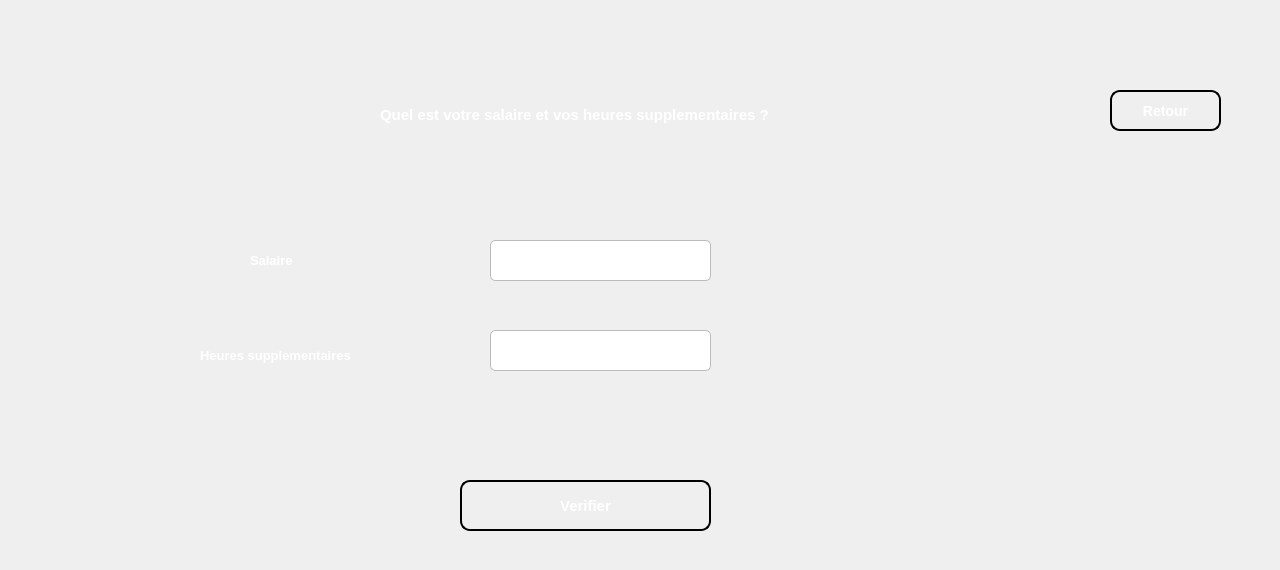
    <widget class="QWidget" name="page_2">
     <widget class="QLabel" name="label_21">
      <property name="geometry">
       <rect>
        <x>250</x>
        <y>240</y>
        <width>131</width>
        <height>41</height>
       </rect>
      </property>
      <property name="styleSheet">
       <string notr="true">background-color:rgba(0,0,0,0);
color: rgb(255, 255, 255);
border-color:rgba(0,0,0,0);</string>
      </property>
      <property name="text">
       <string>&lt;html&gt;&lt;head/&gt;&lt;body&gt;&lt;p&gt;&lt;span style=&quot; font-size:10pt; font-weight:600;&quot;&gt;Salaire&lt;/span&gt;&lt;/p&gt;&lt;/body&gt;&lt;/html&gt;</string>
      </property>
     </widget>
     <widget class="QLineEdit" name="lineEdit_nbhs_qs">
      <property name="geometry">
       <rect>
        <x>490</x>
        <y>330</y>
        <width>221</width>
        <height>41</height>
       </rect>
      </property>
      <property name="styleSheet">
       <string notr="true">QLineEdit {
    background-color: #FFFFFF;
    border: 1px solid #BBBBBB;
    border-radius: 5px;
    padding: 3px;
    font-size: 15px;
    font-family: &quot;Arial&quot;;
}

QLineEdit:focus {
    border: 2px solid #0000FF;
    background-color: #F0F0F0;
}</string>
      </property>
     </widget>
     <widget class="QLabel" name="label_22">
      <property name="geometry">
       <rect>
        <x>200</x>
        <y>330</y>
        <width>261</width>
        <height>51</height>
       </rect>
      </property>
      <property name="styleSheet">
       <string notr="true">background-color:rgba(0,0,0,0);
color: rgb(255, 255, 255);
border-color:rgba(0,0,0,0);</string>
      </property>
      <property name="text">
       <string>&lt;html&gt;&lt;head/&gt;&lt;body&gt;&lt;p&gt;&lt;span style=&quot; font-size:10pt; font-weight:600;&quot;&gt;Heures supplementaires&lt;/span&gt;&lt;/p&gt;&lt;/body&gt;&lt;/html&gt;</string>
      </property>
     </widget>
     <widget class="QPushButton" name="pushButton_verif_mdp">
      <property name="geometry">
       <rect>
        <x>460</x>
        <y>480</y>
        <width>251</width>
        <height>51</height>
       </rect>
      </property>
      <property name="styleSheet">
       <string notr="true">QPushButton {
    background: qlineargradient(x1: 0, y1: 0, x2: 0, y2: 1,
                                stop: 0 #1c3087, stop: 1 #1c3087);
    border: 2px solid #000000;
    border-radius: 10px;
    padding: 10px;
    color: white;
    font-size: 15px;
    font-weight: bold;
    text-align: center;
}

QPushButton:hover {
    background: qlineargradient(x1: 0, y1: 0, x2: 0, y2: 1,
                                stop: 0 #bd9a06, stop: 1 #deb60d);
    cursor: pointer;
    box-shadow: 0px 0px 5px #004040;
}

QPushButton:pressed {
    background: qlineargradient(x1: 0, y1: 0, x2: 0, y2: 1,
                                stop: 0 #004080, stop: 1 #002040);
}</string>
      </property>
      <property name="text">
       <string>Verifier</string>
      </property>
      <property name="icon">
       <iconset>
        <normaloff>../image QT/5610944.png</normaloff>../image QT/5610944.png</iconset>
      </property>
      <property name="iconSize">
       <size>
        <width>30</width>
        <height>30</height>
       </size>
      </property>
     </widget>
     <widget class="QLabel" name="label_4">
      <property name="geometry">
       <rect>
        <x>380</x>
        <y>90</y>
        <width>491</width>
        <height>51</height>
       </rect>
      </property>
      <property name="styleSheet">
       <string notr="true">background-color:rgba(0,0,0,0);
color: rgb(0, 0, 0);
color: rgb(255, 255, 255);
border-color:rgba(0,0,0,0);</string>
      </property>
      <property name="text">
       <string>&lt;html&gt;&lt;head/&gt;&lt;body&gt;&lt;p&gt;&lt;span style=&quot; font-size:11pt; font-weight:600;&quot;&gt;Quel est votre salaire et vos heures supplementaires ?&lt;/span&gt;&lt;/p&gt;&lt;/body&gt;&lt;/html&gt;</string>
      </property>
     </widget>
     <widget class="QLineEdit" name="lineEdit_salaire_qs">
      <property name="geometry">
       <rect>
        <x>490</x>
        <y>240</y>
        <width>221</width>
        <height>41</height>
       </rect>
      </property>
      <property name="styleSheet">
       <string notr="true">QLineEdit {
    background-color: #FFFFFF;
    border: 1px solid #BBBBBB;
    border-radius: 5px;
    padding: 3px;
    font-size: 15px;
    font-family: &quot;Arial&quot;;
}

QLineEdit:focus {
    border: 2px solid #0000FF;
    background-color: #F0F0F0;
}</string>
      </property>
     </widget>
     <widget class="QPushButton" name="boutton_retour_employe_2">
      <property name="geometry">
       <rect>
        <x>1110</x>
        <y>90</y>
        <width>111</width>
        <height>41</height>
       </rect>
      </property>
      <property name="styleSheet">
       <string notr="true">QPushButton {
    background: qlineargradient(x1: 0, y1: 0, x2: 0, y2: 1,
                                stop: 0 #04c8d6, stop: 1 #04c8d6);
    border: 2px solid #000000;
    border-radius: 10px;
    padding: 10px;
	
	
    color: white;
    font-size: 14px;
    font-weight: bold;
    text-align: center;
}

QPushButton:hover {
    background: qlineargradient(x1: 0, y1: 0, x2: 0, y2: 1,
                                stop: 0 #50faf7, stop: 1 #50faf7);
    cursor: pointer;
    box-shadow: 0px 0px 5px #004040;
}

QPushButton:pressed {
    background: qlineargradient(x1: 0, y1: 0, x2: 0, y2: 1,
                                stop: 0 #004080, stop: 1 #002040);
}</string>
      </property>
      <property name="text">
       <string>Retour</string>
      </property>
      <property name="icon">
       <iconset>
        <normaloff>../image QT/122637.png</normaloff>../image QT/122637.png</iconset>
      </property>
      <property name="iconSize">
       <size>
        <width>30</width>
        <height>25</height>
       </size>
      </property>
     </widget>
     <widget class="QLabel" name="label_67">
      <property name="geometry">
       <rect>
        <x>990</x>
        <y>200</y>
        <width>241</width>
        <height>361</height>
       </rect>
      </property>
      <property name="styleSheet">
       <string notr="true">background-color:rgba(0,0,0,0)</string>
      </property>
      <property name="text">
       <string/>
      </property>
      <property name="pixmap">
       <pixmap>../image QT/nterrogation.png</pixmap>
      </property>
     </widget>
     <widget class="QLabel" name="label_43">
      <property name="geometry">
       <rect>
        <x>980</x>
        <y>220</y>
        <width>291</width>
        <height>341</height>
       </rect>
      </property>
      <property name="text">
       <string/>
      </property>
      <property name="pixmap">
       <pixmap>../image QT/nterrogation.png</pixmap>
      </property>
     </widget>
    </widget>
